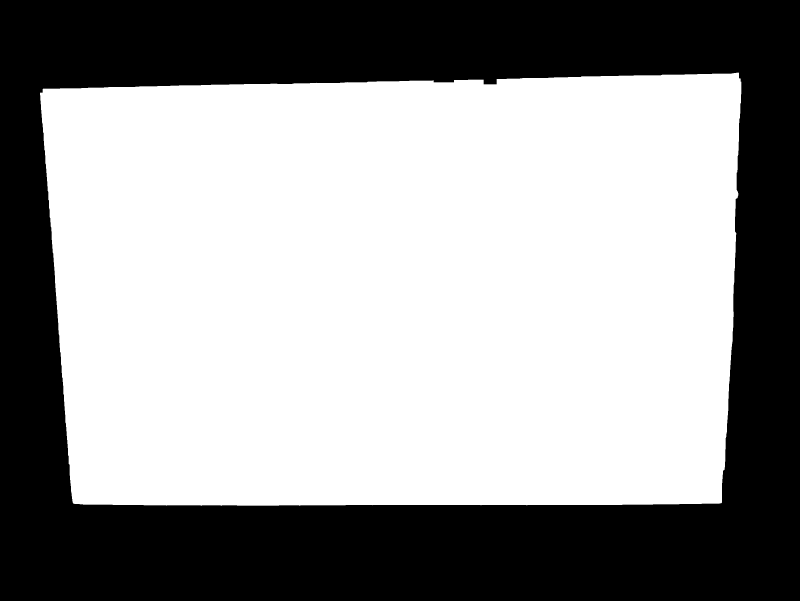
#> input picture Morph/0.png, 2400 x 1802 px, given as the content of the folder Originais/, which was not available (shown at 1/3 size)
$ python analise.py
#> lines starting #> are read from the running program, lines starting #| are printed output that depends on the picture; after the words box and inside, x2 and y2 are one past the last pixel; in counts of white or black regions, pixels touching at a corner belong together; pictures that were not available may be replaced by others from this repository, and a replacement may not be noted
import time
import cv2
import os
import numpy as np

i = 0
caminho = "Originais\\"

for numero_imagem, imagem in enumerate(os.listdir(caminho), start=1):
    caminho_imagem = caminho + imagem
    print(caminho_imagem)

    image = cv2.imread(caminho_imagem)
#> image is the input picture: shape (1802, 2400, 3); 59.7% white; 1 black region, box (x1, y1, x2, y2) and area: (0, 0, 2400, 1802) 1743859
    w, h, _ = image.shape
#> w = 1802; h = 2400

    gray = cv2.cvtColor(image, cv2.COLOR_BGR2GRAY)

    imgblur = cv2.blur(gray, (5, 5))

    ret, thresh = cv2.threshold(imgblur, 150, 280, cv2.THRESH_BINARY)
#> thresh: shape (1802, 2400); 59.7% white; 1 black region, box (x1, y1, x2, y2) and area: (0, 0, 2400, 1802) 1744327
    kernel = cv2.getStructuringElement(cv2.MORPH_RECT, (20,20))
    imgmorph = cv2.morphologyEx(thresh, cv2.MORPH_CLOSE, kernel, iterations=2)
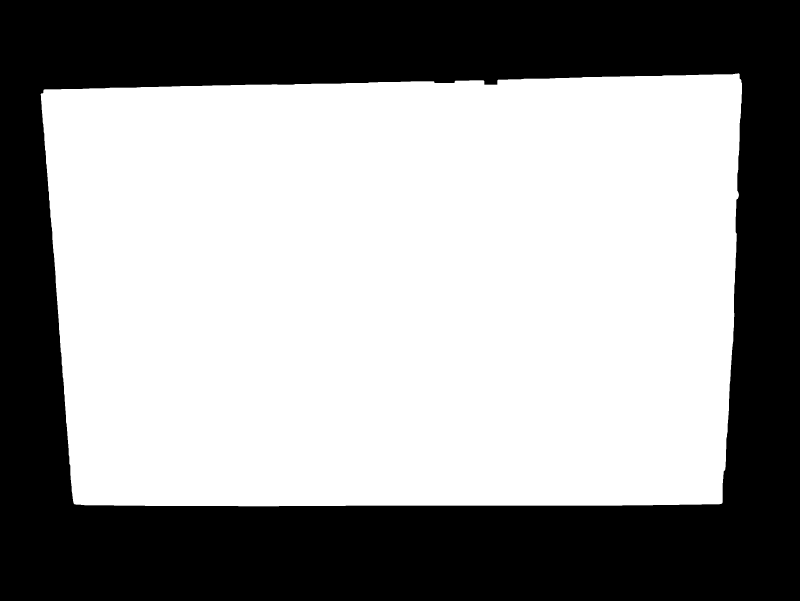
#> imgmorph: shape (1802, 2400) (shown at 1/3 size); 59.7% white; 1 black region, box (x1, y1, x2, y2) and area: (0, 0, 2400, 1802) 1744290

    gaussian = cv2.GaussianBlur(imgmorph,(3,3),cv2.BORDER_DEFAULT)
    edges = cv2.Canny(gaussian,100,200)
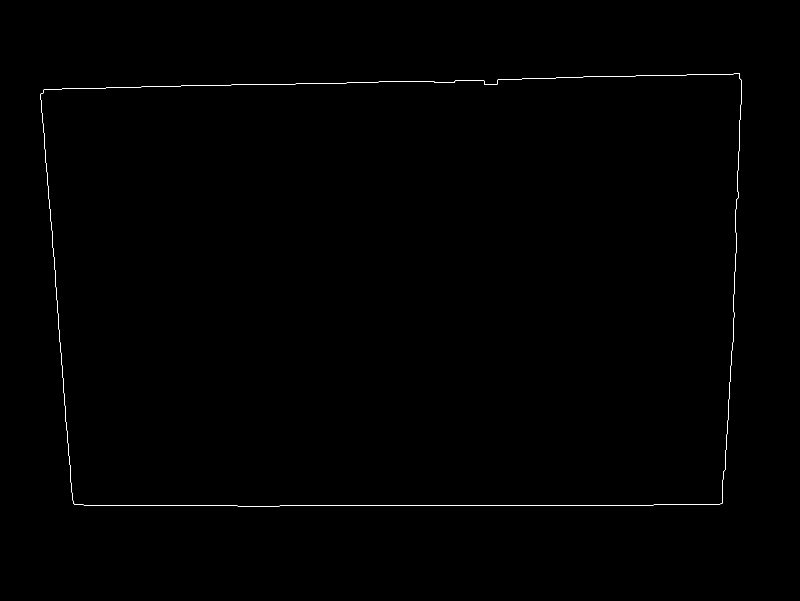
#> edges: shape (1802, 2400) (shown at 1/3 size); 0.15% white in thin lines or dots, all inside (x1, y1, x2, y2) = (122, 220, 2226, 1519)

    contours, hierarchy = cv2.findContours(edges,cv2.RETR_TREE,cv2.CHAIN_APPROX_NONE)
#> contours = 2 contours; box (x1, y1, x2, y2) and area: (122, 220, 2226, 1519) 2580440, (122, 220, 2226, 1519) 2580414
    contour = max(contours, key = len)
#> contour = contour of 6593 points, box (x1, y1, x2, y2) (122, 220, 2226, 1519), area 2580440

    contourImg = cv2.drawContours(image, contour, -1, (255,0,255), 3)

    cv2.imwrite(('P&B\\' + str(i) + '.png'), gray)
    cv2.imwrite(('Blur\\' + str(i) + '.png'), imgblur)
    cv2.imwrite(('Threshold\\' + str(i) + '.png'), thresh)
    cv2.imwrite(('Morph\\' + str(i) + '.png'), imgmorph)
    cv2.imwrite(('Gaussian\\' + str(i) + '.png'), gaussian)
    cv2.imwrite(('Contornadas\\' + str(i) + '.png'), contourImg)

    cv2.namedWindow('Contours', cv2.WINDOW_NORMAL)
    cv2.resizeWindow('Contours', h//4, w//4)
    cv2.imshow("Contours", contourImg)

    cv2.namedWindow('img', cv2.WINDOW_NORMAL)
    cv2.resizeWindow('img', h//4, w//4)
    cv2.imshow('img', image)
    cv2.waitKey(0)
    cv2.destroyAllWindows()

    i = i + 1

$ run again, on Morph/12.png
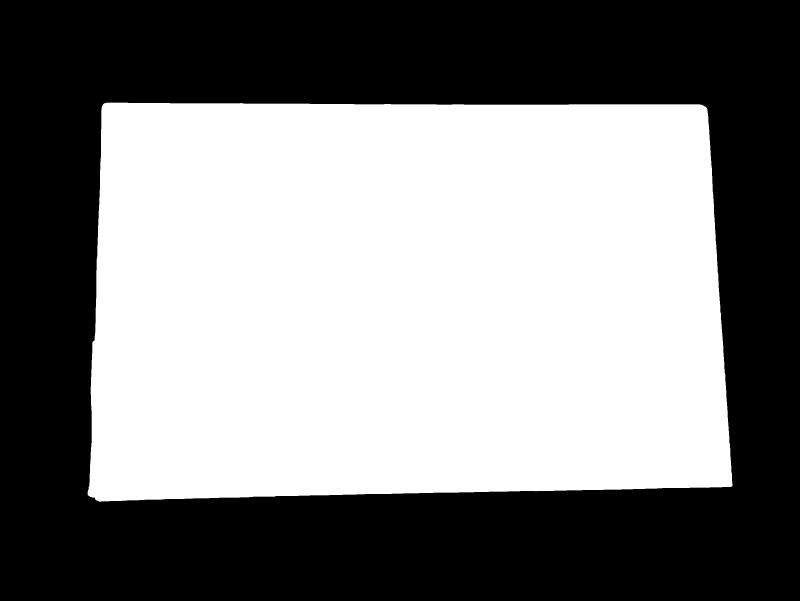
#> input picture Morph/12.png, 2400 x 1802 px, given as the content of the folder Originais/, which was not available (shown at 1/3 size)
#> image is the input picture: shape (1802, 2400, 3); 50.6% white; 1 black region, box (x1, y1, x2, y2) and area: (0, 0, 2400, 1802) 2134814
#> thresh: shape (1802, 2400); 50.6% white; 1 black region, box (x1, y1, x2, y2) and area: (0, 0, 2400, 1802) 2135216
#> `imgmorph = cv2.morphologyEx(thresh, cv2.MORPH_CLOSE, kernel, iteration..`:
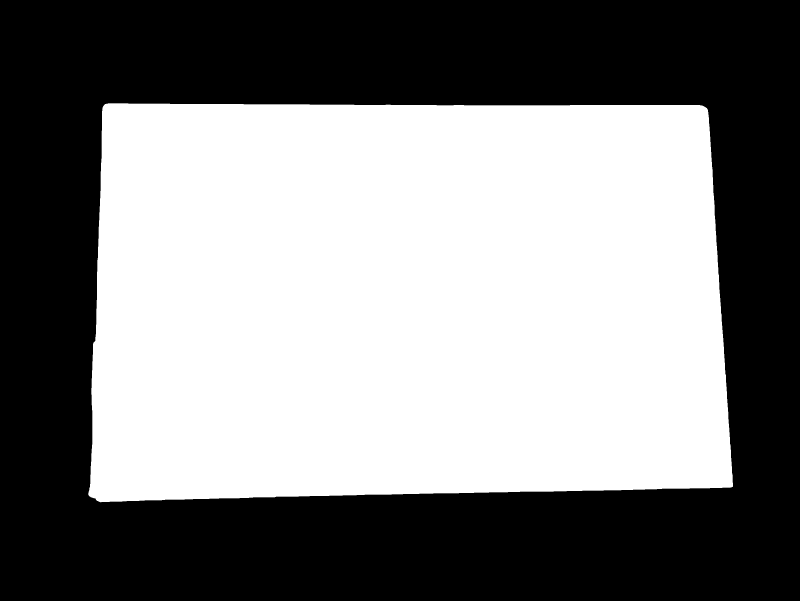
#> imgmorph: shape (1802, 2400) (shown at 1/3 size); 50.6% white; 1 black region, box (x1, y1, x2, y2) and area: (0, 0, 2400, 1802) 2135216
#> `edges = cv2.Canny(gaussian,100,200)`:
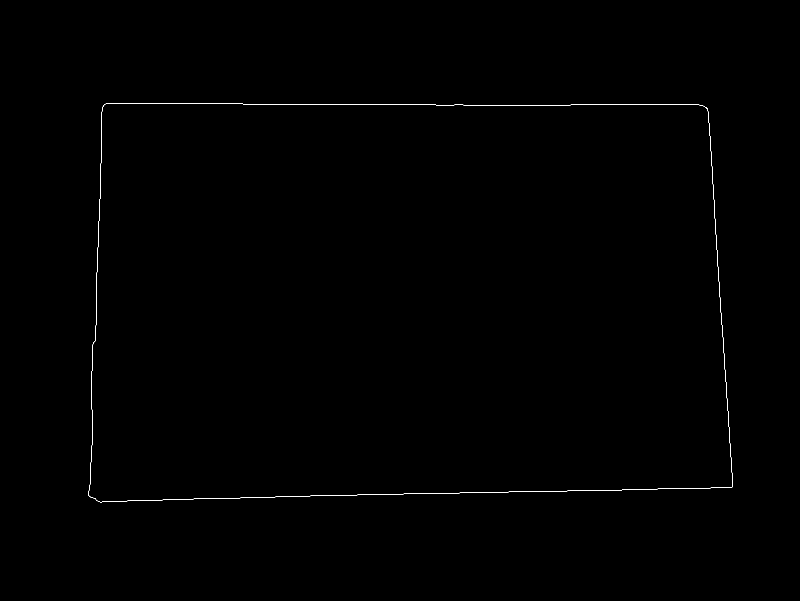
#> edges: shape (1802, 2400) (shown at 1/3 size); 0.14% white in thin lines or dots, all inside (x1, y1, x2, y2) = (264, 309, 2199, 1507)
#> contours = 2 contours; box (x1, y1, x2, y2) and area: (264, 309, 2199, 1507) 2189668, (264, 309, 2199, 1507) 2189646
#> contour = contour of 6051 points, box (x1, y1, x2, y2) (264, 309, 2199, 1507), area 2189668
